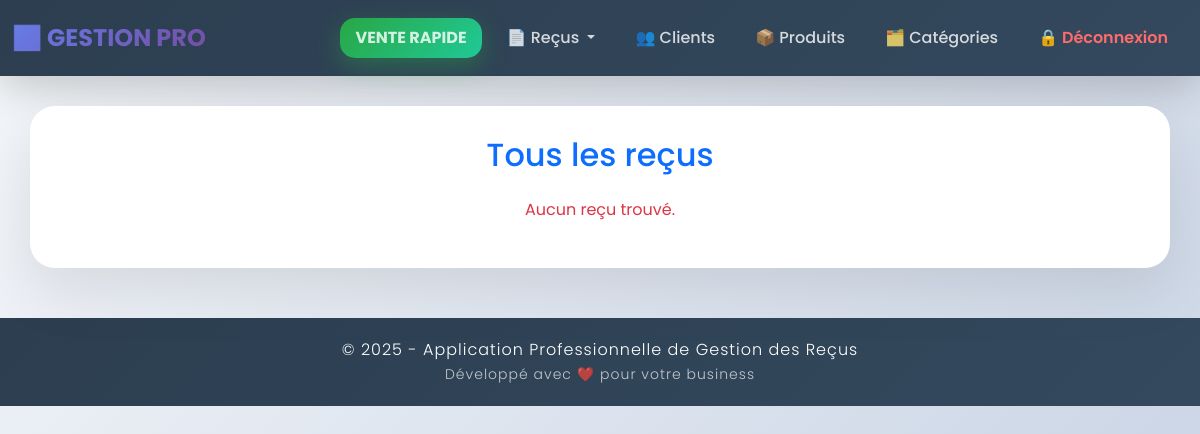
The app's page /recus (signed in), older data.
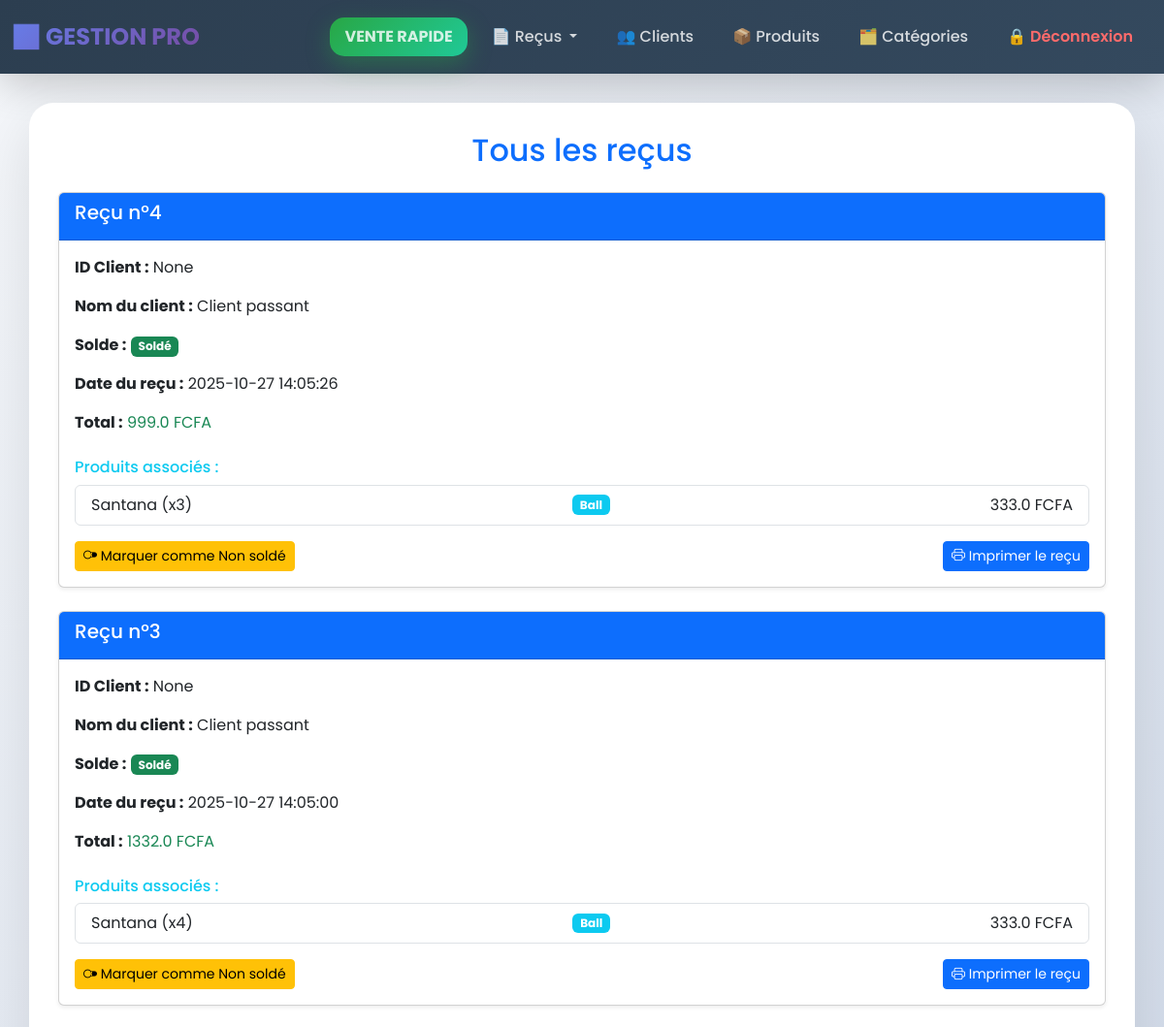
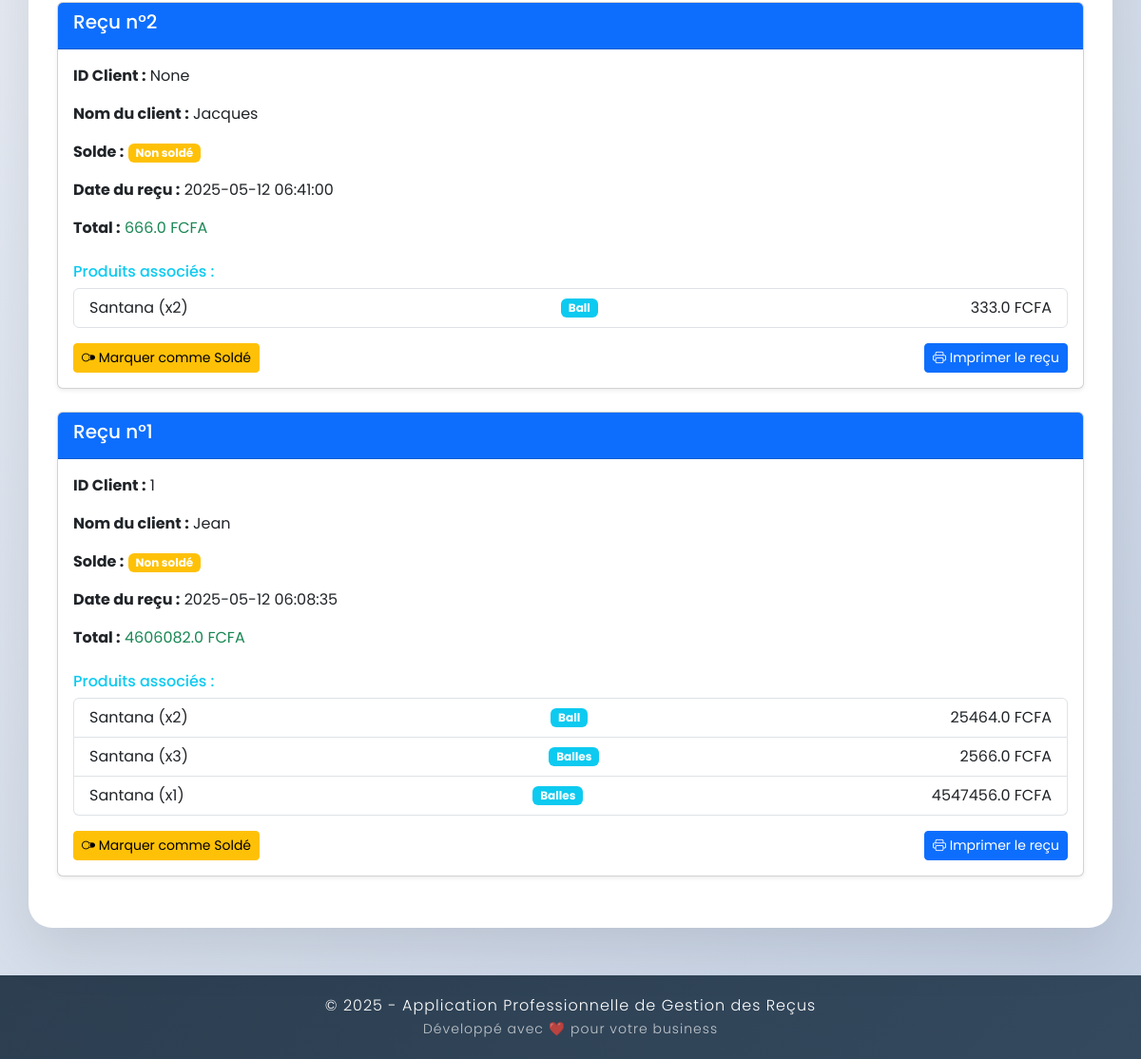
The same page, newer data (2 pictures, top to bottom).
### tables this page shows
CREATE TABLE recu (
            id INTEGER PRIMARY KEY AUTOINCREMENT,
            client_id INTEGER,
            nom_client_temporaire TEXT,
            total REAL,
            solde INTEGER DEFAULT 0,
            date TEXT DEFAULT CURRENT_TIMESTAMP,
            FOREIGN KEY (client_id) REFERENCES clients (id)
           
        );

CREATE TABLE recu_produits (
            id INTEGER PRIMARY KEY AUTOINCREMENT,
            recu_id INTEGER,
            produit_id INTEGER,
            quantite INTEGER,
            categorie_id INTEGER,
            prix_unitaire REAL,
            FOREIGN KEY (recu_id) REFERENCES recu (id),
            FOREIGN KEY (produit_id) REFERENCES produits (id),
            FOREIGN KEY (categorie_id) REFERENCES categories (id)
        );

CREATE TABLE produits (
            id INTEGER PRIMARY KEY AUTOINCREMENT,
            nom TEXT NOT NULL
        );

CREATE TABLE categories (
            id INTEGER PRIMARY KEY AUTOINCREMENT,
            nom TEXT NOT NULL
        );

CREATE TABLE clients (
            id INTEGER PRIMARY KEY AUTOINCREMENT,
            nom TEXT NOT NULL,
            telephone TEXT,
            email TEXT
        );

### app.py (the view)
@app.route('/recus')
def tous_les_recus():
    if not session.get('user_logged_in'):
        return redirect(url_for('connexion'))
    client_id = request.args.get('client_id')
    conn = get_db_connection()
    cursor = conn.cursor()
    if client_id:
        cursor.execute("""
            SELECT r.*, c.nom AS nom_client
            FROM recu r
            LEFT JOIN clients c ON r.client_id = c.id
            WHERE r.client_id = ?
            ORDER BY r.id DESC
        """, (client_id,))
    else:
        cursor.execute("""
            SELECT r.*, c.nom AS nom_client
            FROM recu r
            LEFT JOIN clients c ON r.client_id = c.id
            ORDER BY r.id DESC
        """)
    recus = cursor.fetchall()
    recus_details = []
    for recu in recus:
        produits = conn.execute("""
            SELECT p.nom, rp.quantite, rp.prix_unitaire, c.nom AS categorie_nom
            FROM recu_produits rp
            JOIN produits p ON rp.produit_id = p.id
            JOIN categories c ON c.id = rp.categorie_id
            WHERE rp.recu_id = ?
        """, (recu[0],)).fetchall()  # Utilisation de l'index pour accéder à 'id' du reçu
        recus_details.append((recu, produits))
    conn.close()
    return render_template('tous_recus.html', recus_details=recus_details, selected_client_id=client_id)

### database.py (called while the page is built)
def get_db_connection():
    conn = sqlite3.connect(DB_NAME)
    conn.row_factory = sqlite3.Row
    return conn

### templates/tous_recus.html
{% extends "layout.html" %}
{% block content %}
    <h2 class="text-center mb-4 text-primary">
        {% if client %}
            Reçus de <strong>{{ client['nom'] }}</strong>
            <a href="{{ url_for('ajouter_recu') }}?client_id={{ client['id'] }}" class="btn btn-sm btn-success float-end">
                <i class="bi bi-plus-circle"></i> Ajouter un reçu
            </a>
        {% else %}
            Tous les reçus
        {% endif %}
    </h2>
    {% for recu, produits in recus_details %}
        <div class="card mb-4 shadow-sm">
            <div class="card-header bg-primary text-white">
                <h5>Reçu n°{{ recu['id'] }}</h5>
            </div>
            <div class="card-body">
                <p><strong>ID Client :</strong> {{ recu['client_id'] }}</p>
                <p><strong>Nom du client :</strong> {{ recu['nom_client'] or recu['nom_client_temporaire'] }}</p>
                <p><strong>Solde :</strong>
                    <span class="badge {{ 'bg-success' if recu['solde'] else 'bg-warning' }}">
                        {{ 'Soldé' if recu['solde'] else 'Non soldé' }}
                    </span>
                </p>
                <p><strong>Date du reçu :</strong> {{ recu['date'] }}</p>
                <p><strong>Total :</strong> <span class="text-success">{{ recu['total'] }} FCFA</span></p>
                <h6 class="mt-4 text-info">Produits associés :</h6>
                <ul class="list-group mb-3">
                    {% for produit in produits %}
                        <li class="list-group-item d-flex justify-content-between align-items-center">
                            <span>{{ produit['nom'] }} (x{{ produit['quantite'] }})</span>
                            <span class="badge bg-info">{{ produit['categorie_nom'] }}</span>
                            <span>{{ produit['prix_unitaire'] }} FCFA</span>
                        </li>
                    {% endfor %}
                </ul>
                <div class="mt-3 d-flex justify-content-between">
                    <a href="{{ url_for('basculer_solde', recu_id=recu['id']) }}" class="btn btn-warning btn-sm">
                        <i class="bi bi-toggle2-off"></i> Marquer comme {{ 'Non soldé' if recu['solde'] else 'Soldé' }}
                    </a>
                    <a href="{{ url_for('imprimer_recu', recu_id=recu['id']) }}" class="btn btn-primary btn-sm">
                        <i class="bi bi-printer"></i> Imprimer le reçu
                    </a>
                </div>
            </div>
        </div>
    {% else %}
        <p class="text-center text-danger">Aucun reçu trouvé{% if client %} pour ce client{% endif %}.</p>
    {% endfor %}
{% endblock %}

### templates/layout.html (shortened to what this page needs)
<!DOCTYPE html>
<html lang="fr">
<head>
    <link rel="stylesheet" href="https://cdn.jsdelivr.net/npm/bootstrap@5.3.0/dist/css/bootstrap.min.css">
    <link href="https://cdn.jsdelivr.net/npm/bootstrap-icons/font/bootstrap-icons.css" rel="stylesheet">
</head>
<body>
<nav class="navbar navbar-expand-lg navbar-dark">
    <div class="container-fluid">
        <a class="navbar-brand" href="{{ url_for('index') }}">📊 GESTION PRO</a>
        <div class="collapse navbar-collapse" id="navbarContent">
            <ul class="navbar-nav ms-auto align-items-center">
                {% if session.get('user_logged_in') %}
                    <li class="nav-item">
                        <a class="nav-link btn-vente-rapide" href="{{ url_for('vente_rapide') }}">
                            VENTE RAPIDE
                        </a>
                    </li>
                    <li class="nav-item dropdown">
                        <a class="nav-link dropdown-toggle" href="#" id="menuRecu" role="button"
                           data-bs-toggle="dropdown" aria-expanded="false">
                            📄 Reçus
                        </a>
                    </li>
                    <li class="nav-item">
                        <a class="nav-link" href="{{ url_for('clients') }}">👥 Clients</a>
                    </li>
                    <li class="nav-item">
                        <a class="nav-link" href="{{ url_for('produits') }}">📦 Produits</a>
                    </li>
                    <li class="nav-item">
                        <a class="nav-link" href="{{ url_for('categories') }}">🗂️ Catégories</a>
                    </li>
                    <li class="nav-item">
                        <a class="nav-link btn-deconnexion" href="{{ url_for('deconnexion') }}">🔒 Déconnexion</a>
                    </li>
                {% else %}
                    <li class="nav-item">
                        <a class="nav-link" href="{{ url_for('connexion') }}">🔑 Connexion</a>
                    </li>
                {% endif %}
            </ul>
        </div>
    </div>
</nav>
<div class="container">
    {% block content %}{% endblock %}
</div>
<footer>
    &copy; {{ current_year or "2025" }} - Application Professionnelle de Gestion des Reçus
    <br>
    <small style="opacity: 0.7;">Développé avec ❤️ pour votre business</small>
</footer>
</body>
</html>

### templates/layout.html (style rules this page uses)
* { font-family: 'Poppins', sans-serif; }
body { background: linear-gradient(135deg, #f5f7fa 0%, #c3cfe2 100%); min-height: 100vh; }
.navbar { background: linear-gradient(135deg, #2c3e50 0%, #34495e 100%) !important; box-shadow: 0 10px 40px rgba(0,0,0,0.2); padding: 15px 0; }
.navbar-brand { font-weight: 700; font-size: 1.5rem; background: linear-gradient(135deg, #667eea 0%, #764ba2 100%); -webkit-background-clip: text; -webkit-text-fill-color: transparent; background-clip: text; transition: all 0.3s ease; }
.btn-vente-rapide { background: linear-gradient(135deg, #28a745 0%, #20c997 100%) !important; color: white !important; font-weight: 700 !important; padding: 10px 25px !important; border-radius: 15px !important; margin: 0 10px; box-shadow: 0 8px 25px rgba(40, 167, 69, 0.4); transition: all 0.3s cubic-bezier(0.4, 0, 0.2, 1); border: none; position: relative; overflow: hidden; }
.btn-vente-rapide::before { content: '⚡'; position: absolute; left: -30px; top: 50%; transform: translateY(-50%); font-size: 1.5rem; transition: left 0.3s ease; }
.btn-vente-rapide { animation: pulse-glow 2s ease-in-out infinite; }
.nav-link { color: rgba(255,255,255,0.8) !important; font-weight: 500; transition: all 0.3s ease; border-radius: 10px; padding: 8px 15px !important; margin: 0 5px; }
.container { background: white; border-radius: 25px; padding: 30px; margin-top: 30px; margin-bottom: 30px; box-shadow: 0 20px 60px rgba(0,0,0,0.1); }
footer { background: linear-gradient(135deg, #2c3e50 0%, #34495e 100%); color: white; padding: 20px; text-align: center; margin-top: 50px; font-weight: 300; letter-spacing: 1px; }
.btn-deconnexion { color: #ff6b6b !important; font-weight: 600; transition: all 0.3s ease; }

Row changes from the older to the newer data that the page shows:
added recu: id "4", client_id "None", nom_client_temporaire "Client passant", solde "Soldé", date "2025-10-27 14:05:26", total "999.0", solde "Non soldé"
added recu_produits: nom "Santana", quantite "3", categorie_nom "Ball", prix_unitaire "333.0", shown under "4"
added recu: id "3", client_id "None", nom_client_temporaire "Client passant", solde "Soldé", date "2025-10-27 14:05:00", total "1332.0", solde "Non soldé"
added recu_produits: nom "Santana", quantite "4", categorie_nom "Ball", prix_unitaire "333.0", shown under "3"
added recu: id "2", client_id "None", nom_client_temporaire "Jacques", solde "Non soldé", date "2025-05-12 06:41:00", total "666.0", solde "Soldé"
added recu_produits: nom "Santana", quantite "2", categorie_nom "Ball", prix_unitaire "333.0"
added recu: id "1", client_id "1", nom "Jean", solde "Non soldé", date "2025-05-12 06:08:35", total "4606082.0", solde "Soldé"
added recu_produits: nom "Santana", quantite "2", categorie_nom "Ball", prix_unitaire "25464.0", shown under "1"
added recu_produits: nom "Santana", quantite "3", categorie_nom "Balles", prix_unitaire "2566.0", shown under "1"
added recu_produits: nom "Santana", quantite "1", categorie_nom "Balles", prix_unitaire "4547456.0"
Text that changed along with them:
text no longer shown: "Aucun reçu trouvé ."
